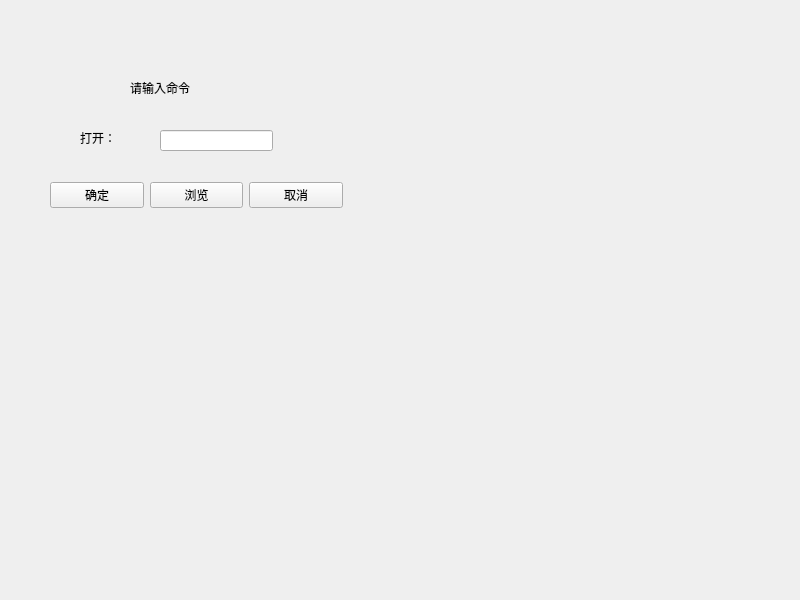
<?xml version="1.0" encoding="UTF-8"?>
<ui version="4.0">
 <class>Widget</class>
 <widget class="QWidget" name="Widget">
  <property name="geometry">
   <rect>
    <x>0</x>
    <y>0</y>
    <width>800</width>
    <height>600</height>
   </rect>
  </property>
  <property name="windowTitle">
   <string>Widget</string>
  </property>
  <widget class="QLabel" name="label">
   <property name="geometry">
    <rect>
     <x>130</x>
     <y>80</y>
     <width>101</width>
     <height>16</height>
    </rect>
   </property>
   <property name="text">
    <string>请输入命令</string>
   </property>
  </widget>
  <widget class="QLabel" name="label_2">
   <property name="geometry">
    <rect>
     <x>80</x>
     <y>130</y>
     <width>68</width>
     <height>15</height>
    </rect>
   </property>
   <property name="text">
    <string>打开：</string>
   </property>
  </widget>
  <widget class="QLineEdit" name="cmdlineEdit">
   <property name="geometry">
    <rect>
     <x>160</x>
     <y>130</y>
     <width>113</width>
     <height>21</height>
    </rect>
   </property>
  </widget>
  <widget class="QWidget" name="">
   <property name="geometry">
    <rect>
     <x>50</x>
     <y>180</y>
     <width>293</width>
     <height>30</height>
    </rect>
   </property>
   <layout class="QHBoxLayout" name="horizontalLayout">
    <item>
     <widget class="QPushButton" name="comitButton">
      <property name="text">
       <string>确定</string>
      </property>
     </widget>
    </item>
    <item>
     <widget class="QPushButton" name="brosesbutton">
      <property name="text">
       <string>浏览</string>
      </property>
     </widget>
    </item>
    <item>
     <widget class="QPushButton" name="cancelButton">
      <property name="text">
       <string>取消</string>
      </property>
     </widget>
    </item>
   </layout>
  </widget>
 </widget>
 <resources/>
 <connections/>
</ui>
